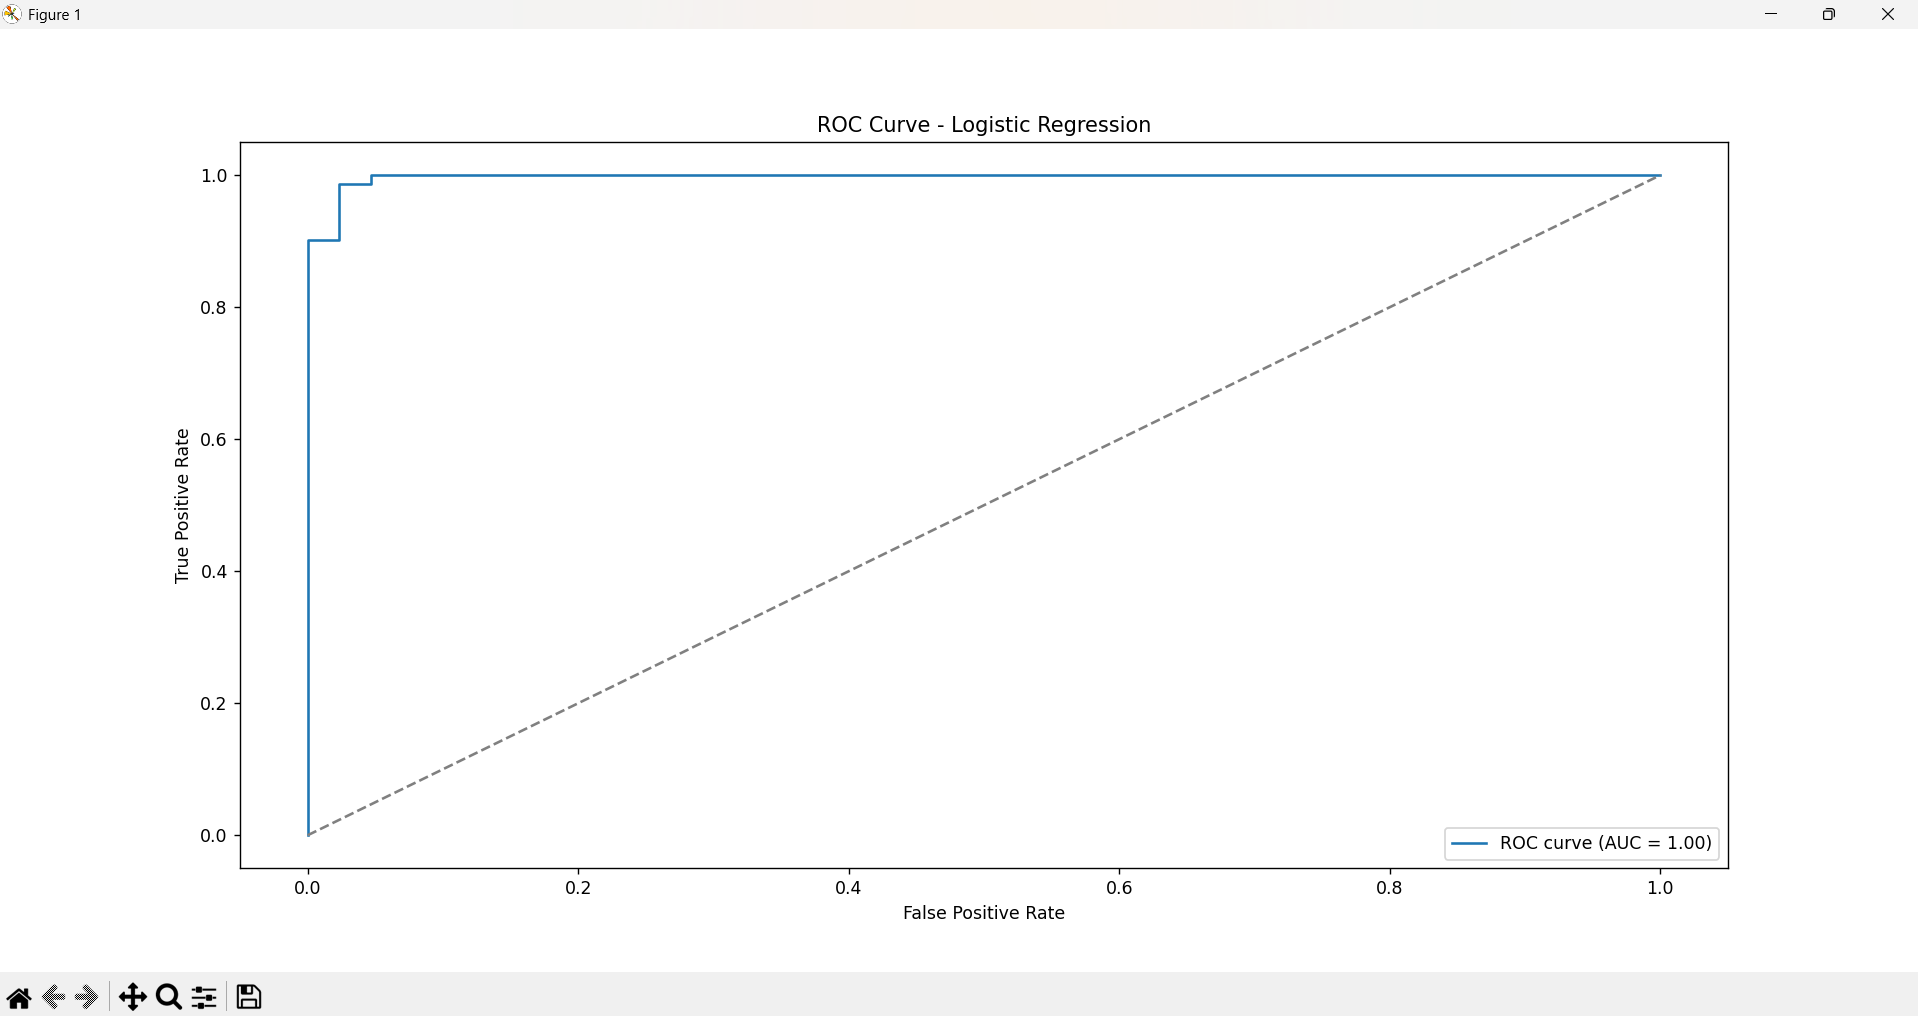

The Python source for this figure:
import pandas as pd
import numpy as np
import matplotlib.pyplot as plt
from sklearn.datasets import load_breast_cancer
from sklearn.model_selection import train_test_split
from sklearn.preprocessing import StandardScaler
from sklearn.linear_model import LogisticRegression
from sklearn.metrics import confusion_matrix, precision_score, recall_score, roc_auc_score, roc_curve

data = load_breast_cancer()
X = pd.DataFrame(data.data, columns=data.feature_names)
y = pd.Series(data.target)

X_train, X_test, y_train, y_test = train_test_split(X, y, test_size=0.2, random_state=42)

scaler = StandardScaler()
X_train_scaled = scaler.fit_transform(X_train)
X_test_scaled = scaler.transform(X_test)

model = LogisticRegression(random_state=42, max_iter=10000)
model.fit(X_train_scaled, y_train)

y_pred = model.predict(X_test_scaled)
y_pred_proba = model.predict_proba(X_test_scaled)[:, 1]

cm = confusion_matrix(y_test, y_pred)
precision = precision_score(y_test, y_pred)
recall = recall_score(y_test, y_pred)
roc_auc = roc_auc_score(y_test, y_pred_proba)

print("Confusion Matrix:\n", cm)
print(f"Precision: {precision:.3f}")
print(f"Recall: {recall:.3f}")
print(f"ROC-AUC: {roc_auc:.3f}")

fpr, tpr, thresholds = roc_curve(y_test, y_pred_proba)
plt.plot(fpr, tpr, label=f'ROC curve (AUC = {roc_auc:.2f})')
plt.plot([0, 1], [0, 1], linestyle='--', color='gray')
plt.xlabel("False Positive Rate")
plt.ylabel("True Positive Rate")
plt.title("ROC Curve - Logistic Regression")
plt.legend()
plt.show()

threshold = 0.3
y_pred_adjusted = (y_pred_proba >= threshold).astype(int)
cm_adjusted = confusion_matrix(y_test, y_pred_adjusted)
precision_adjusted = precision_score(y_test, y_pred_adjusted)
recall_adjusted = recall_score(y_test, y_pred_adjusted)

print(f"\nAfter threshold adjustment to {threshold}:")
print("Confusion Matrix:\n", cm_adjusted)
print(f"Precision: {precision_adjusted:.3f}")
print(f"Recall: {recall_adjusted:.3f}")

def sigmoid(z):
    return 1 / (1 + np.exp(-z))

z = np.linspace(-10, 10, 100)
sig = sigmoid(z)
plt.plot(z, sig)
plt.title("Sigmoid Function")
plt.xlabel("z")
plt.ylabel("sigmoid(z)")
plt.grid(True)
plt.show()
